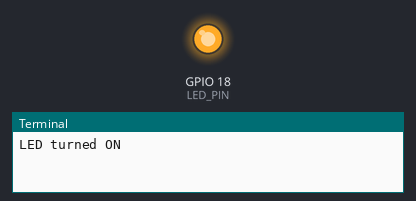
Bench run of a program on a simulated Raspberry Pi (BCM pin numbers). Shown: output pins drawn as LEDs (lit = HIGH), the last lines printed to the terminal. At 5.0 s the program stops and its outputs stay as they are.

Above: at 0.1 s.
At 5.1 s:
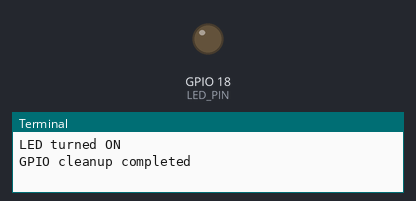
Timing chart, 0 to 6.5 s (numbered marks = the images above):
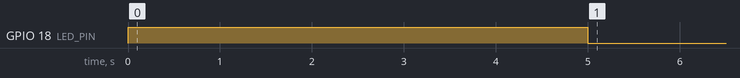

The program:

testLED.py
```python
import RPi.GPIO as GPIO
import time

# Set GPIO mode to BCM
GPIO.setmode(GPIO.BCM)

# Define GPIO pin
LED_PIN = 18

# Set up the GPIO pin as output
GPIO.setup(LED_PIN, GPIO.OUT)

try:
    # Turn on the LED
    GPIO.output(LED_PIN, GPIO.HIGH)
    print("LED turned ON")

    # Keep the LED on for 5 seconds
    time.sleep(5)

except KeyboardInterrupt:
    print("\nProgram interrupted")

finally:
    # Turn off the LED and clean up
    GPIO.output(LED_PIN, GPIO.LOW)
    GPIO.cleanup()
    print("GPIO cleanup completed")
```

Measured:
- by itself, GPIO 18 (LED_PIN): LOW → HIGH at 0.00 s, → LOW 5.0 s later
